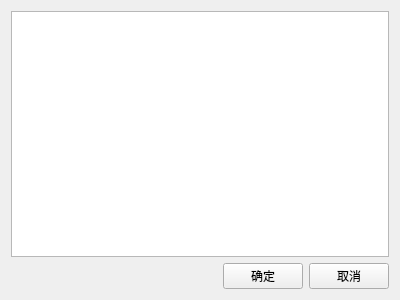
<?xml version="1.0" encoding="UTF-8"?>
<ui version="4.0">
 <class>FileBrowse</class>
 <widget class="QWidget" name="FileBrowse">
  <property name="geometry">
   <rect>
    <x>0</x>
    <y>0</y>
    <width>400</width>
    <height>300</height>
   </rect>
  </property>
  <property name="windowTitle">
   <string>Dialog</string>
  </property>
  <layout class="QGridLayout" name="gridLayout">
   <item row="1" column="2">
    <widget class="QPushButton" name="ok">
     <property name="text">
      <string>取消</string>
     </property>
    </widget>
   </item>
   <item row="1" column="1">
    <widget class="QPushButton" name="cancel">
     <property name="text">
      <string>确定</string>
     </property>
    </widget>
   </item>
   <item row="1" column="0">
    <spacer name="horizontalSpacer">
     <property name="orientation">
      <enum>Qt::Horizontal</enum>
     </property>
     <property name="sizeHint" stdset="0">
      <size>
       <width>40</width>
       <height>20</height>
      </size>
     </property>
    </spacer>
   </item>
   <item row="0" column="0" colspan="3">
    <widget class="QTableWidget" name="tableWidget"/>
   </item>
  </layout>
 </widget>
 <resources/>
 <connections/>
</ui>
